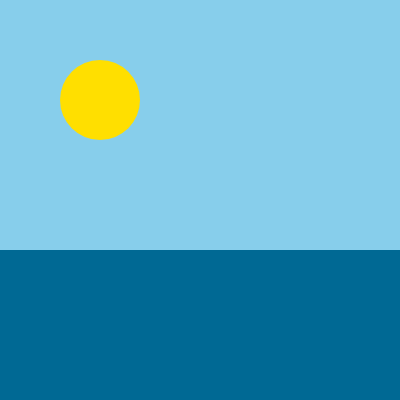
Frame 1 (no input)
Frame 60 (no input): identical to frame 1, image omitted
Frame 120 (the mouse pressed at the canvas centre since frame 60): identical to frame 1, image omitted

The p5.js sketch that drew this single still picture (run headless with seeded random() and noise() and a simulated clock; from frame 60 on, the mouse is pressed at the canvas centre):

// p5.js sketch
// ── sketch.js
function setup() {
  createCanvas(400, 400);
  background(220);

}

function draw() {
 noStroke()
 fill(135, 206, 235);  
  rect(0, 0, 500, 250)
fill(255, 223, 0);
circle(100, 100, 80); 
fill(0, 105, 148); 
  rect(0, 250, 500, 250)
}
